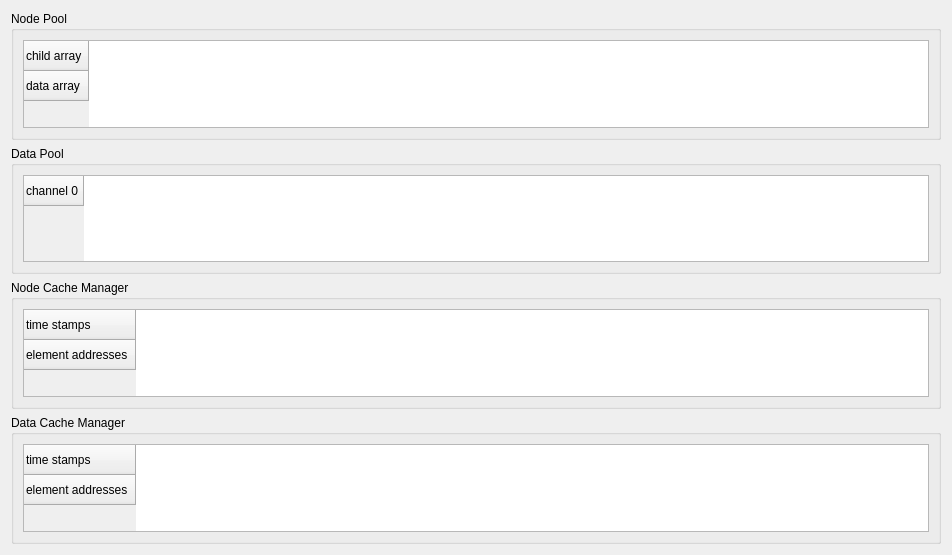
<?xml version="1.0" encoding="UTF-8"?>
<ui version="4.0">
 <class>GvvQInspectorView</class>
 <widget class="QWidget" name="GvvQInspectorView">
  <property name="geometry">
   <rect>
    <x>0</x>
    <y>0</y>
    <width>952</width>
    <height>555</height>
   </rect>
  </property>
  <property name="windowTitle">
   <string>Form</string>
  </property>
  <layout class="QVBoxLayout" name="verticalLayout_5">
   <item>
    <widget class="QGroupBox" name="groupBox">
     <property name="title">
      <string>Node Pool</string>
     </property>
     <layout class="QVBoxLayout" name="verticalLayout">
      <item>
       <widget class="QTableWidget" name="_nodePoolTableWidget">
        <property name="alternatingRowColors">
         <bool>true</bool>
        </property>
        <row>
         <property name="text">
          <string>child array</string>
         </property>
        </row>
        <row>
         <property name="text">
          <string>data array</string>
         </property>
        </row>
       </widget>
      </item>
     </layout>
    </widget>
   </item>
   <item>
    <widget class="QGroupBox" name="groupBox_2">
     <property name="title">
      <string>Data Pool</string>
     </property>
     <layout class="QVBoxLayout" name="verticalLayout_2">
      <item>
       <widget class="QTableWidget" name="_dataPoolTableWidget">
        <property name="alternatingRowColors">
         <bool>true</bool>
        </property>
        <row>
         <property name="text">
          <string>channel 0</string>
         </property>
        </row>
       </widget>
      </item>
     </layout>
    </widget>
   </item>
   <item>
    <widget class="QGroupBox" name="groupBox_3">
     <property name="title">
      <string>Node Cache Manager</string>
     </property>
     <layout class="QVBoxLayout" name="verticalLayout_3">
      <item>
       <widget class="QTableWidget" name="_nodeCacheManagerTableWidget">
        <property name="alternatingRowColors">
         <bool>true</bool>
        </property>
        <row>
         <property name="text">
          <string>time stamps</string>
         </property>
        </row>
        <row>
         <property name="text">
          <string>element addresses</string>
         </property>
        </row>
       </widget>
      </item>
     </layout>
    </widget>
   </item>
   <item>
    <widget class="QGroupBox" name="groupBox_4">
     <property name="title">
      <string>Data Cache Manager</string>
     </property>
     <layout class="QVBoxLayout" name="verticalLayout_4">
      <item>
       <widget class="QTableWidget" name="_dataCacheManagerTableWidget">
        <property name="alternatingRowColors">
         <bool>true</bool>
        </property>
        <row>
         <property name="text">
          <string>time stamps</string>
         </property>
        </row>
        <row>
         <property name="text">
          <string>element addresses</string>
         </property>
        </row>
       </widget>
      </item>
     </layout>
    </widget>
   </item>
   <item>
    <spacer name="verticalSpacer">
     <property name="orientation">
      <enum>Qt::Vertical</enum>
     </property>
     <property name="sizeHint" stdset="0">
      <size>
       <width>20</width>
       <height>2</height>
      </size>
     </property>
    </spacer>
   </item>
  </layout>
 </widget>
 <resources/>
 <connections/>
</ui>
